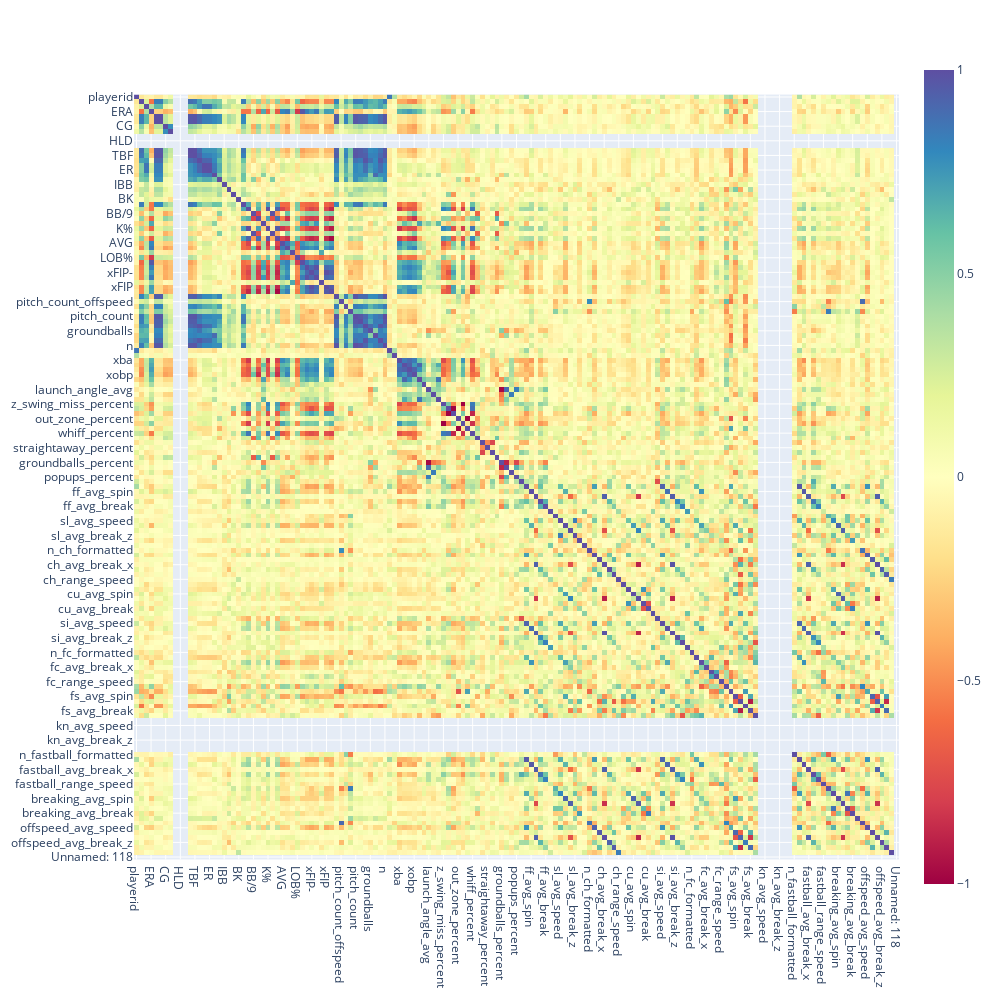

The code cell stored with this chart in its notebook:
### Code cell
fg_sav_corr = pd.DataFrame(fg_sav.corr())
fig = px.imshow(fg_sav_corr,width=1000, height=1000,color_continuous_scale = 'spectral',
               title = '')
fig.show()

### Figure 1 — Plotly figure (JSON) as saved in the notebook; plotly's stock layout.template omitted (floating-point values rounded to 4 significant figures; data arrays with more than 128 entries replaced by an {"elided": "..."} marker saying what was removed)
{"data": [{"coloraxis": "coloraxis", "hovertemplate": "x: %{x}<br>y: %{y}<br>color: %{z}<extra></extra>", "name": "0", "type": "heatmap", "x": {"elided": "157 str values"}, "xaxis": "x", "y": {"elided": "157 str values"}, "yaxis": "y", "z": {"elided": "157x157 float values"}}], "layout": {"coloraxis": {"colorscale": [[0, "rgb(158,1,66)"], [0.1, "rgb(213,62,79)"], [0.2, "rgb(244,109,67)"], [0.3, "rgb(253,174,97)"], [0.4, "rgb(254,224,139)"], [0.5, "rgb(255,255,191)"], [0.6, "rgb(230,245,152)"], [0.7, "rgb(171,221,164)"], [0.8, "rgb(102,194,165)"], [0.9, "rgb(50,136,189)"], [1, "rgb(94,79,162)"]]}, "height": 1000, "margin": {"t": 60}, "width": 1000, "xaxis": {"anchor": "y", "constrain": "domain", "domain": [0, 1], "scaleanchor": "y"}, "yaxis": {"anchor": "x", "autorange": "reversed", "constrain": "domain", "domain": [0, 1]}}}
